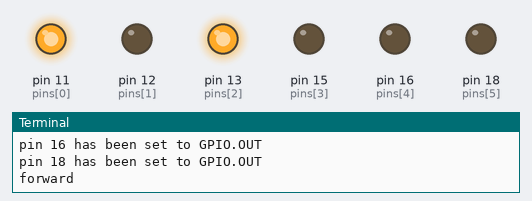
A program run on a simulated Raspberry Pi (header pin numbers). Parts: output pins drawn as LEDs (lit = HIGH), the last lines printed to the terminal.

Above: at 0.5 s.
At 2.0 s:
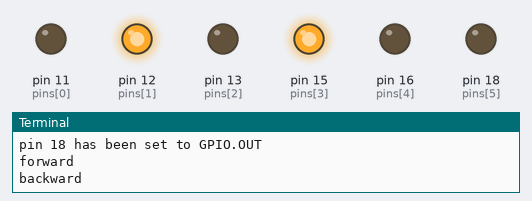
At 3.5 s:
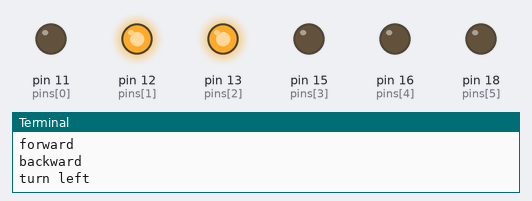
At 6.0 s:
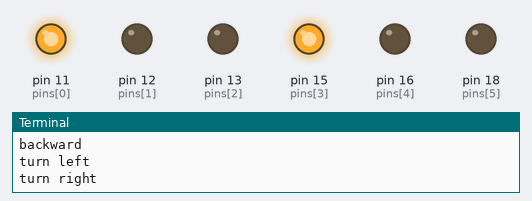
At 7.2 s:
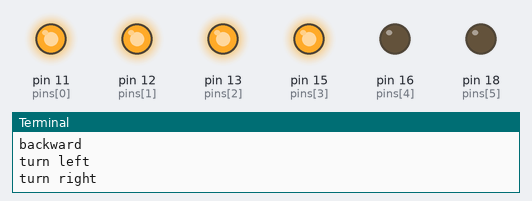
Timing chart, 0 to 10.4 s (numbered marks = the images above):
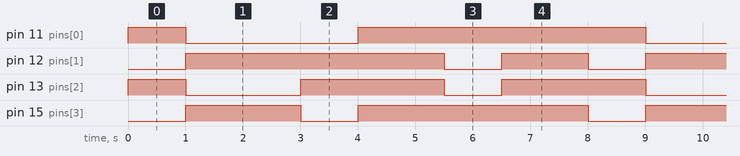

The program:

SmartCarTest.py
```python
#coding=utf-8

import RPi.GPIO as GPIO
import time

# BOARD编号方式，基于插座引脚编号
pins = [11,12,13,15,16,18]

def setup():
    # BOARD MODE
    GPIO.setmode(GPIO.BOARD)
    # 输出模式
    for pin in pins:
        GPIO.setup(pin, GPIO.OUT)
        GPIO.output(pin, GPIO.LOW)
	print "pin %d has been set to GPIO.OUT" % pin

def forward():
    GPIO.output(11, GPIO.HIGH)
    GPIO.output(12, GPIO.LOW)
    GPIO.output(13, GPIO.HIGH)
    GPIO.output(15, GPIO.LOW)
    print "forward"

def backward():
    GPIO.output(11, GPIO.LOW)
    GPIO.output(12, GPIO.HIGH)
    GPIO.output(13, GPIO.LOW)
    GPIO.output(15, GPIO.HIGH)
    print "backward"
    time.sleep(1)

def halt():
    GPIO.output(11, GPIO.HIGH)
    GPIO.output(12, GPIO.HIGH)
    GPIO.output(13, GPIO.HIGH)
    GPIO.output(15, GPIO.HIGH)
    time.sleep(0.5)

def turn_left():
    GPIO.output(11, GPIO.LOW)
    GPIO.output(12, GPIO.HIGH)
    GPIO.output(13, GPIO.HIGH)
    GPIO.output(15, GPIO.LOW)
    print "turn left"
    time.sleep(1)
    halt()

def turn_right():
    GPIO.output(11, GPIO.HIGH)
    GPIO.output(12, GPIO.LOW)
    GPIO.output(13, GPIO.LOW)
    GPIO.output(15, GPIO.HIGH)
    print "turn right"
    time.sleep(1)
    halt()

def loop():
    while True:
        forward()
	time.sleep(1)
	backward()
	time.sleep(1)
	turn_left()
	time.sleep(1)
	turn_right()
	time.sleep(1)

def destroy():
    for pin in pins:
        GPIO.output(pin, GPIO.LOW)
        GPIO.setup(pin, GPIO.IN)

if __name__ == '__main__':
    # 初始化GPIO
    setup()
    try:
        loop()
    except KeyboardInterrupt:
    # 恢复GPIO口状态
        destroy()
```

Measured:
- by itself, pin 11 (pins[0]): repeats every 8.0 s: LOW 3.0 s, HIGH 5.0 s
- by itself, pin 12 (pins[1]): repeats every 8.0 s: LOW 1.0 s, HIGH 1.5 s, LOW 1.0 s, HIGH 4.5 s
- by itself, pin 13 (pins[2]): repeats every 8.0 s: LOW 2.0 s, HIGH 2.5 s, LOW 1.0 s, HIGH 2.5 s
- by itself, pin 15 (pins[3]): repeats every 8.0 s: LOW 1.0 s, HIGH 4.0 s, LOW 1.0 s, HIGH 2.0 s
